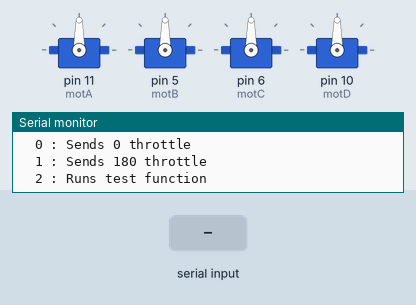
Bench run of a sketch on a simulated Arduino Uno, built with avr-gcc and run on an emulated ATmega328P. Shown: 4 × servo, the last lines printed to the serial monitor. The inputs (shaded band) are chosen by the test bench.

Above: at 1.2 s.
1.3 s: "0" received over Serial
At 2.5 s:
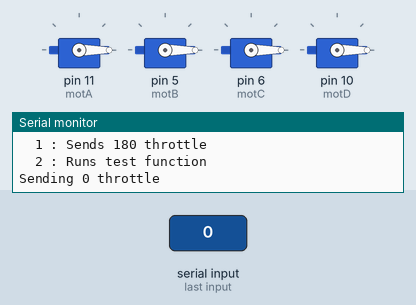
2.8 s: "2" received over Serial
At 9.91 s:
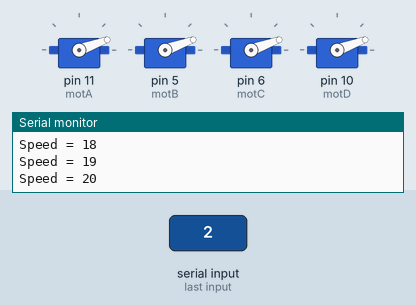
At 13.92 s:
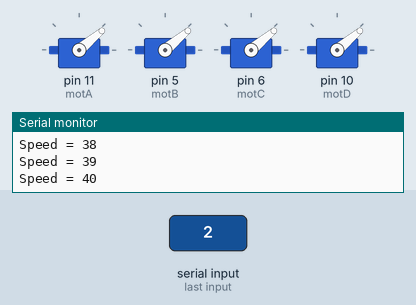
Timing chart, 0 to 15.5 s (numbered marks = the images above; inputs shaded):
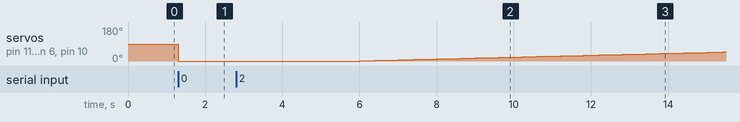

Measured:
- after the input at 1.3 s, servo on pin 11 (motA), servo on pin 5 (motB), servo on pin 6 (motC), servo on pin 10 (motD): 90° → 0° at once
- after the input at 2.8 s, servo on pin 11 (motA), servo on pin 5 (motB), servo on pin 6 (motC), servo on pin 10 (motD): moves from 0° to 48° over 9.4 s, starting after 3.2 s

The sketch:

4Moteurs.ino
```cpp
#include <Servo.h>

Servo motA, motB, motC, motD;
char data;

/**
 * Initialisation routine
 */
void setup() {
    Serial.begin(9600);

    motA.attach(11, 1000, 2000); // 1000 and 2000 are very important ! Values can be different with other ESCs.
    motB.attach(5, 1000, 2000);
    motC.attach(6, 1000, 2000);
    motD.attach(10, 1000, 2000);

    displayInstructions();
}

/**
 * Main function
 */
void loop() {
    if (Serial.available()) {
        data = Serial.read();

        switch (data) {
            // 0
            case 48 : Serial.println("Sending 0 throttle");
                      motA.write(0);
                      motB.write(0);
                      motC.write(0);
                      motD.write(0);
            break;

            // 1
            case 49 : Serial.println("Sending 180 throttle");
                      motA.write(12);
                      motB.write(11);
                      motC.write(10);
                      motD.write(0);
            break;

            // 2
            case 50 : Serial.print("Running test in 3");
                      delay(1000);
                      Serial.print(" 2");
                      delay(1000);
                      Serial.println(" 1...");
                      delay(1000);
                      test();
            break;
        }
    }
}

/**
 * Test function sending angle to the ESCs from 0 to 180 degrees
 */
void test()
{
    for (int i=0; i<=180; i++) {
        Serial.print("Speed = ");
        Serial.println(i);

        motA.write(i);
        motB.write(i);
        motC.write(i);
        motD.write(i);

        delay(200);
    }

    Serial.println("STOP");
    motA.write(0);
    motB.write(0);
    motC.write(0);
    motD.write(0);
}

/**
 * Displays instructions to user
 */
void displayInstructions()
{
    Serial.println("READY - PLEASE SEND INSTRUCTIONS AS FOLLOWING :");
    Serial.println("\t0 : Sends 0 throttle");
    Serial.println("\t1 : Sends 180 throttle");
    Serial.println("\t2 : Runs test function\n");
}
```
